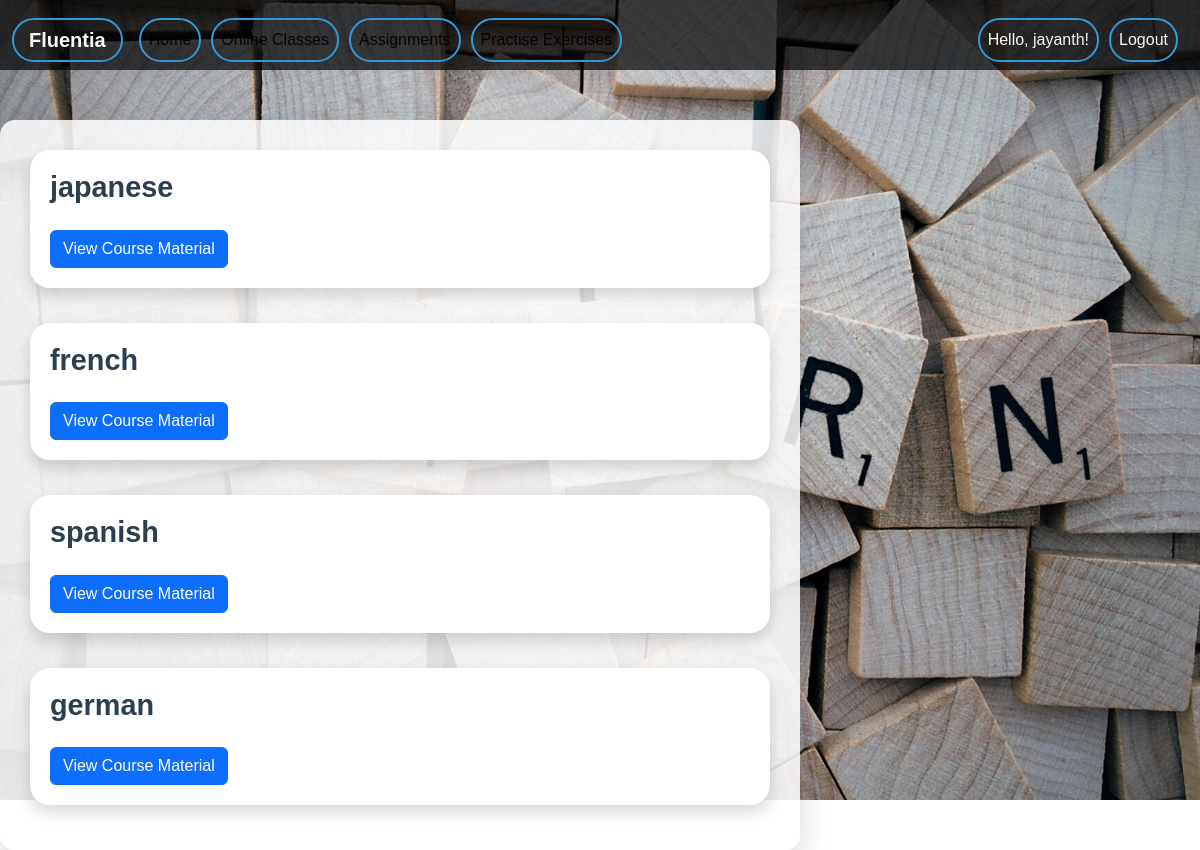
The page /classes/courses/ (signed in) on the database its author committed.
### classes/models.py (models this page shows, shortened)
class Course(models.Model):
    title = models.CharField(max_length=100)
    pdf_link = models.URLField()
    video_link = models.URLField()

### classes/views.py (the view)
# urls.py: path('courses/',views.courses, name = 'courses'),
@login_required
def courses(request):
    courses = Course.objects.all()
    registered_courses = CourseRegistration.objects.filter(user=request.user).values_list('course_id', flat=True)
    return render(request, 'courses.html', {
        'courses': courses,
        'registered_courses': registered_courses
    })

### classes/templates/courses.html (shortened to what this page needs)
<!DOCTYPE html>
<html lang="en">
{% load static %}
<head>
    <link href="https://cdn.jsdelivr.net/npm/bootstrap@5.2.0/dist/css/bootstrap.min.css" rel="stylesheet">
</head>
<body>
    <nav class="navbar navbar-expand-lg navbar-custom">
        <div class="container-fluid">
            <a class="navbar-brand" href="#">Fluentia</a>
            <div class="collapse navbar-collapse" id="navbarSupportedContent">
                <ul class="navbar-nav me-auto mb-2 mb-lg-0">
                    {% if request.path == '/courses/' %}
                        <li class="nav-item">
                            <a class="nav-link active" aria-current="page" href="{% url 'base1' %}">Home</a>
                        </li>
                        <li class="nav-item">
                            <a class="nav-link active" aria-current="page" href="{% url 'online_classes' %}">Online Classes</a>
                        </li>
                        <li class="nav-item">
                            <a class="nav-link active" aria-current="page" href="{% url 'assignments' %}">Assignments</a>
                        </li>
                    {% else %}
                        <li class="nav-item">
                            <a class="nav-link active" aria-current="page" href="{% url 'base1' %}">Home</a>
                        </li>
                        <li class="nav-item">
                            <a class="nav-link active" aria-current="page" href="{% url 'online_classes' %}">Online Classes</a>
                        </li>
                        <li class="nav-item">
                            <a class="nav-link active" aria-current="page" href="{% url 'assignments_list' %}">Assignments</a>
                        </li>
                        <li class="nav-item">
                            <a class="nav-link active" aria-current="page" href="{% url 'exercise_selection' %}">Practise Exercises</a>
                        </li>
                    {% endif %}
                </ul>
                <ul class="navbar-nav ms-auto">
                    {% if user.is_authenticated %}
                        <li class="nav-item">
                            <a class="nav-link">Hello, {{ user.username }}!</a>
                        </li>
                        <li class="nav-item">
                            <a class="nav-link" href="{% url 'logout' %}">Logout</a>
                        </li>
                    {% endif %}
                </ul>
            </div>
        </div>
    </nav>
<div class="course-list">
    {% for course in courses %}
        <div class="course-card">
            <h2>{{ course.title }}</h2>
            {% if course.id in registered_courses %}
                <a href="{% url 'course_material' course.id %}" class="btn btn-primary">View Course Material</a>
            {% else %}
                <form method="post" action="{% url 'register_course' course.id %}">
                    {% csrf_token %}
                    <button type="submit" class="btn btn-success">Register</button>
                </form>
            {% endif %}
        </div>
    {% endfor %}
</div>
</body>
</html>

### rows shown on the page
Course: title "japanese", shows "View Course Material"
Course: title "french", shows "View Course Material"
Course: title "spanish", shows "View Course Material"
Course: title "german", shows "View Course Material"

### other values the page prints
{{ user.username }} "jayanth"
